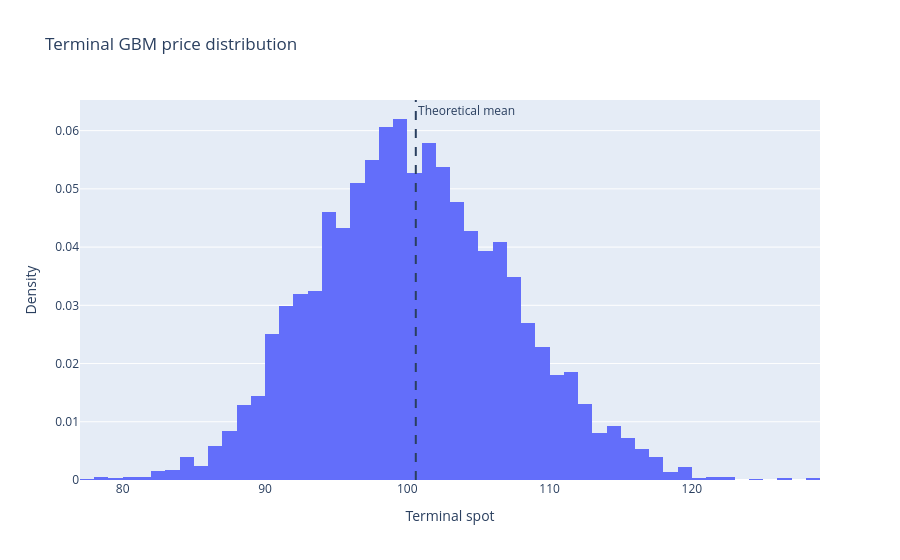

Write notebook code for a chart like this one.
### Markdown cell above
The terminal distribution of GBM is lognormal. The sample terminal mean should be close to the analytical mean `S0 * exp(rT)`.

### Code cell
dist_sim = GBMSimulator(S0=S0, mu=r, sigma=sigma, dt=dt, seed=config.run.seed + 1)
dist_paths = dist_sim.generate_paths(n_paths=5000, n_steps=n_steps)
terminal = dist_paths[:, -1]
theory_mean = S0 * np.exp(r * T_years)
theory_var = S0**2 * np.exp(2 * r * T_years) * (np.exp(sigma**2 * T_years) - 1)

fig = go.Figure(data=[go.Histogram(x=terminal, nbinsx=60, histnorm="probability density")])
fig.add_vline(x=theory_mean, line_dash="dash", annotation_text="Theoretical mean")
fig.update_layout(title="Terminal GBM price distribution", xaxis_title="Terminal spot", yaxis_title="Density")
print(f"Sample mean={np.mean(terminal):.4f}; theoretical mean={theory_mean:.4f}; theoretical variance={theory_var:.4f}")
fig.show()

### Figure 1 — Plotly figure (JSON) as saved in the notebook; plotly's stock layout.template omitted (floating-point values rounded to 4 significant figures; data arrays with more than 128 entries replaced by an {"elided": "..."} marker saying what was removed)
{"data": [{"histnorm": "probability density", "nbinsx": 60, "type": "histogram", "x": {"elided": "5000 float values"}}], "layout": {"annotations": [{"showarrow": false, "text": "Theoretical mean", "x": 100.6, "xanchor": "left", "xref": "x", "y": 1, "yanchor": "top", "yref": "y domain"}], "shapes": [{"line": {"dash": "dash"}, "type": "line", "x0": 100.6, "x1": 100.6, "xref": "x", "y0": 0, "y1": 1, "yref": "y domain"}], "title": {"text": "Terminal GBM price distribution"}, "xaxis": {"title": {"text": "Terminal spot"}}, "yaxis": {"title": {"text": "Density"}}}}
